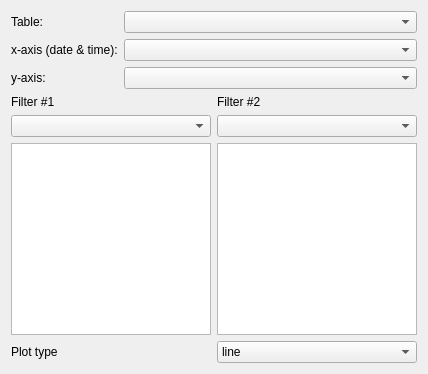
            <widget class="QWidget" name="tab_2">
             <attribute name="title">
              <string>Tab 2</string>
             </attribute>
             <layout class="QGridLayout" name="gridLayout_10">
              <item row="0" column="0">
               <layout class="QGridLayout" name="gridLayout_8">
                <item row="0" column="0">
                 <widget class="QLabel" name="table_QLabel_2">
                  <property name="sizePolicy">
                   <sizepolicy hsizetype="Preferred" vsizetype="Fixed">
                    <horstretch>0</horstretch>
                    <verstretch>0</verstretch>
                   </sizepolicy>
                  </property>
                  <property name="minimumSize">
                   <size>
                    <width>92</width>
                    <height>0</height>
                   </size>
                  </property>
                  <property name="font">
                   <font>
                    <pointsize>9</pointsize>
                   </font>
                  </property>
                  <property name="text">
                   <string>Table:</string>
                  </property>
                  <property name="buddy">
                   <cstring>table_ComboBox_1</cstring>
                  </property>
                 </widget>
                </item>
                <item row="1" column="0">
                 <widget class="QLabel" name="xcol_QLabel_2">
                  <property name="sizePolicy">
                   <sizepolicy hsizetype="Preferred" vsizetype="Fixed">
                    <horstretch>0</horstretch>
                    <verstretch>0</verstretch>
                   </sizepolicy>
                  </property>
                  <property name="minimumSize">
                   <size>
                    <width>92</width>
                    <height>0</height>
                   </size>
                  </property>
                  <property name="font">
                   <font>
                    <pointsize>9</pointsize>
                   </font>
                  </property>
                  <property name="text">
                   <string>x-axis (date &amp; time):</string>
                  </property>
                  <property name="buddy">
                   <cstring>table_ComboBox_1</cstring>
                  </property>
                 </widget>
                </item>
                <item row="1" column="1">
                 <widget class="QComboBox" name="xcol_ComboBox_2">
                  <property name="sizePolicy">
                   <sizepolicy hsizetype="Expanding" vsizetype="Fixed">
                    <horstretch>0</horstretch>
                    <verstretch>0</verstretch>
                   </sizepolicy>
                  </property>
                  <property name="minimumSize">
                   <size>
                    <width>87</width>
                    <height>0</height>
                   </size>
                  </property>
                  <property name="maximumSize">
                   <size>
                    <width>20000</width>
                    <height>16777215</height>
                   </size>
                  </property>
                  <property name="font">
                   <font>
                    <pointsize>9</pointsize>
                   </font>
                  </property>
                 </widget>
                </item>
                <item row="2" column="0">
                 <widget class="QLabel" name="ycol_QLabel_2">
                  <property name="sizePolicy">
                   <sizepolicy hsizetype="Preferred" vsizetype="Fixed">
                    <horstretch>0</horstretch>
                    <verstretch>0</verstretch>
                   </sizepolicy>
                  </property>
                  <property name="minimumSize">
                   <size>
                    <width>92</width>
                    <height>0</height>
                   </size>
                  </property>
                  <property name="font">
                   <font>
                    <pointsize>9</pointsize>
                   </font>
                  </property>
                  <property name="text">
                   <string>y-axis:</string>
                  </property>
                  <property name="buddy">
                   <cstring>table_ComboBox_1</cstring>
                  </property>
                 </widget>
                </item>
                <item row="2" column="1">
                 <widget class="QComboBox" name="ycol_ComboBox_2">
                  <property name="sizePolicy">
                   <sizepolicy hsizetype="Expanding" vsizetype="Fixed">
                    <horstretch>0</horstretch>
                    <verstretch>0</verstretch>
                   </sizepolicy>
                  </property>
                  <property name="minimumSize">
                   <size>
                    <width>87</width>
                    <height>0</height>
                   </size>
                  </property>
                  <property name="maximumSize">
                   <size>
                    <width>2000</width>
                    <height>16777215</height>
                   </size>
                  </property>
                  <property name="font">
                   <font>
                    <pointsize>9</pointsize>
                   </font>
                  </property>
                 </widget>
                </item>
                <item row="0" column="1">
                 <widget class="QComboBox" name="table_ComboBox_2">
                  <property name="sizePolicy">
                   <sizepolicy hsizetype="Expanding" vsizetype="Fixed">
                    <horstretch>0</horstretch>
                    <verstretch>0</verstretch>
                   </sizepolicy>
                  </property>
                  <property name="minimumSize">
                   <size>
                    <width>87</width>
                    <height>0</height>
                   </size>
                  </property>
                  <property name="maximumSize">
                   <size>
                    <width>20000</width>
                    <height>16777215</height>
                   </size>
                  </property>
                  <property name="font">
                   <font>
                    <pointsize>9</pointsize>
                   </font>
                  </property>
                 </widget>
                </item>
               </layout>
              </item>
              <item row="1" column="0">
               <layout class="QGridLayout" name="gridLayout_9">
                <item row="0" column="0">
                 <widget class="QLabel" name="Filter1_QLabel_2">
                  <property name="enabled">
                   <bool>true</bool>
                  </property>
                  <property name="sizePolicy">
                   <sizepolicy hsizetype="Expanding" vsizetype="Fixed">
                    <horstretch>0</horstretch>
                    <verstretch>0</verstretch>
                   </sizepolicy>
                  </property>
                  <property name="minimumSize">
                   <size>
                    <width>89</width>
                    <height>0</height>
                   </size>
                  </property>
                  <property name="maximumSize">
                   <size>
                    <width>200</width>
                    <height>16777215</height>
                   </size>
                  </property>
                  <property name="font">
                   <font>
                    <pointsize>9</pointsize>
                   </font>
                  </property>
                  <property name="text">
                   <string>Filter #1</string>
                  </property>
                  <property name="buddy">
                   <cstring>Filter1_ComboBox_1</cstring>
                  </property>
                 </widget>
                </item>
                <item row="0" column="1">
                 <widget class="QLabel" name="Filter2_QLabel_2">
                  <property name="enabled">
                   <bool>true</bool>
                  </property>
                  <property name="sizePolicy">
                   <sizepolicy hsizetype="Expanding" vsizetype="Fixed">
                    <horstretch>0</horstretch>
                    <verstretch>0</verstretch>
                   </sizepolicy>
                  </property>
                  <property name="minimumSize">
                   <size>
                    <width>90</width>
                    <height>0</height>
                   </size>
                  </property>
                  <property name="maximumSize">
                   <size>
                    <width>200</width>
                    <height>16777215</height>
                   </size>
                  </property>
                  <property name="font">
                   <font>
                    <pointsize>9</pointsize>
                   </font>
                  </property>
                  <property name="text">
                   <string>Filter #2</string>
                  </property>
                  <property name="buddy">
                   <cstring>Filter1_ComboBox_1</cstring>
                  </property>
                 </widget>
                </item>
                <item row="1" column="0">
                 <widget class="QComboBox" name="Filter1_ComboBox_2">
                  <property name="sizePolicy">
                   <sizepolicy hsizetype="Preferred" vsizetype="Fixed">
                    <horstretch>0</horstretch>
                    <verstretch>0</verstretch>
                   </sizepolicy>
                  </property>
                  <property name="minimumSize">
                   <size>
                    <width>89</width>
                    <height>0</height>
                   </size>
                  </property>
                  <property name="maximumSize">
                   <size>
                    <width>200</width>
                    <height>16777215</height>
                   </size>
                  </property>
                  <property name="font">
                   <font>
                    <pointsize>9</pointsize>
                   </font>
                  </property>
                 </widget>
                </item>
                <item row="1" column="1">
                 <widget class="QComboBox" name="Filter2_ComboBox_2">
                  <property name="sizePolicy">
                   <sizepolicy hsizetype="Preferred" vsizetype="Fixed">
                    <horstretch>0</horstretch>
                    <verstretch>0</verstretch>
                   </sizepolicy>
                  </property>
                  <property name="minimumSize">
                   <size>
                    <width>90</width>
                    <height>0</height>
                   </size>
                  </property>
                  <property name="maximumSize">
                   <size>
                    <width>200</width>
                    <height>16777215</height>
                   </size>
                  </property>
                  <property name="font">
                   <font>
                    <pointsize>9</pointsize>
                   </font>
                  </property>
                 </widget>
                </item>
                <item row="2" column="0">
                 <widget class="QListWidget" name="Filter1_QListWidget_2">
                  <property name="minimumSize">
                   <size>
                    <width>89</width>
                    <height>60</height>
                   </size>
                  </property>
                  <property name="maximumSize">
                   <size>
                    <width>200</width>
                    <height>16777215</height>
                   </size>
                  </property>
                  <property name="font">
                   <font>
                    <pointsize>9</pointsize>
                   </font>
                  </property>
                  <property name="selectionMode">
                   <enum>QAbstractItemView::ExtendedSelection</enum>
                  </property>
                 </widget>
                </item>
                <item row="2" column="1">
                 <widget class="QListWidget" name="Filter2_QListWidget_2">
                  <property name="minimumSize">
                   <size>
                    <width>90</width>
                    <height>60</height>
                   </size>
                  </property>
                  <property name="maximumSize">
                   <size>
                    <width>200</width>
                    <height>16777215</height>
                   </size>
                  </property>
                  <property name="font">
                   <font>
                    <pointsize>9</pointsize>
                   </font>
                  </property>
                  <property name="selectionMode">
                   <enum>QAbstractItemView::ExtendedSelection</enum>
                  </property>
                 </widget>
                </item>
               </layout>
              </item>
              <item row="2" column="0">
               <layout class="QHBoxLayout" name="horizontalLayout_5">
                <item>
                 <widget class="QLabel" name="label_8">
                  <property name="font">
                   <font>
                    <pointsize>9</pointsize>
                   </font>
                  </property>
                  <property name="text">
                   <string>Plot type</string>
                  </property>
                 </widget>
                </item>
                <item>
                 <widget class="QComboBox" name="PlotType_comboBox_2">
                  <property name="font">
                   <font>
                    <pointsize>9</pointsize>
                   </font>
                  </property>
                  <item>
                   <property name="text">
                    <string>line</string>
                   </property>
                  </item>
                  <item>
                   <property name="text">
                    <string>line and marker</string>
                   </property>
                  </item>
                  <item>
                   <property name="text">
                    <string>line and cross</string>
                   </property>
                  </item>
                  <item>
                   <property name="text">
                    <string>marker</string>
                   </property>
                  </item>
                  <item>
                   <property name="text">
                    <string>step-pre</string>
                   </property>
                  </item>
                  <item>
                   <property name="text">
                    <string>step-post</string>
                   </property>
                  </item>
                 </widget>
                </item>
               </layout>
              </item>
             </layout>
            </widget>
